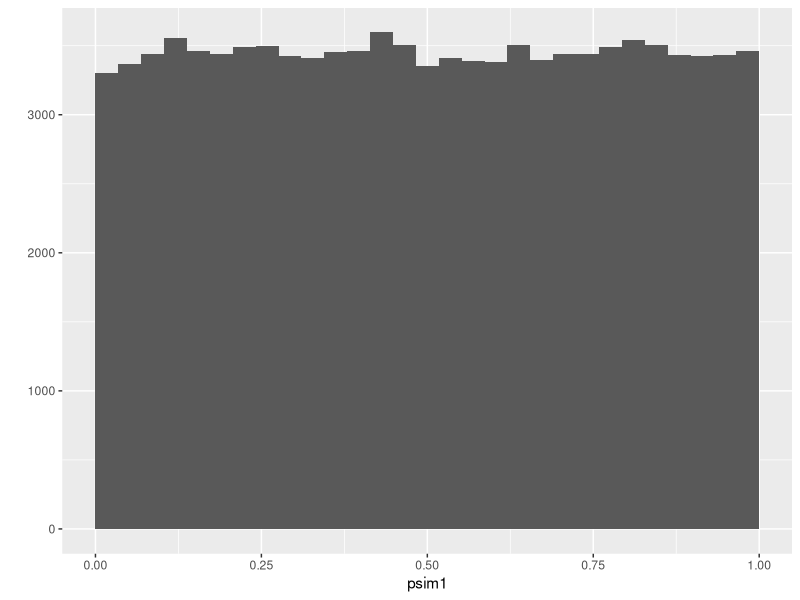
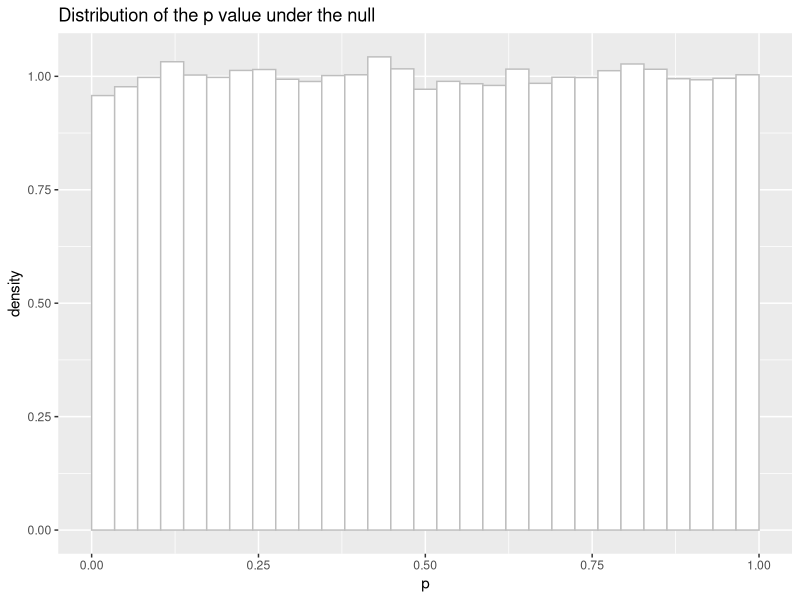
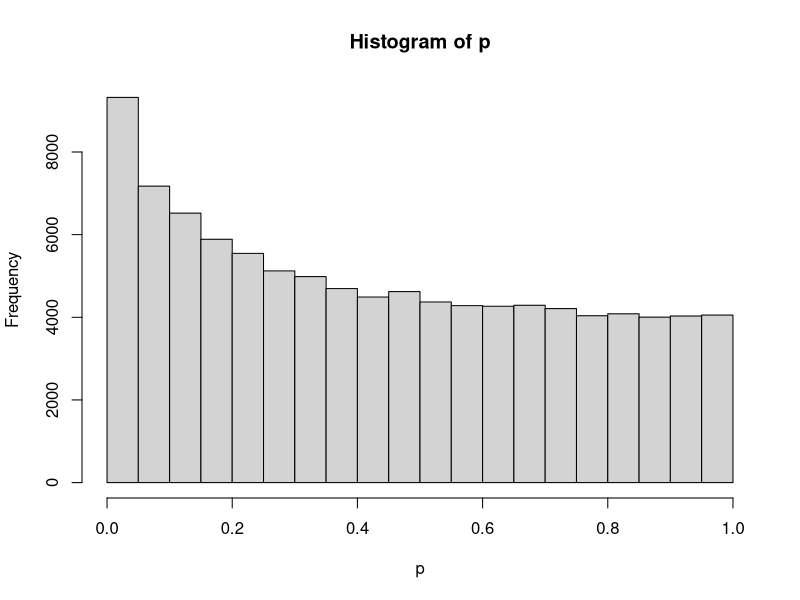
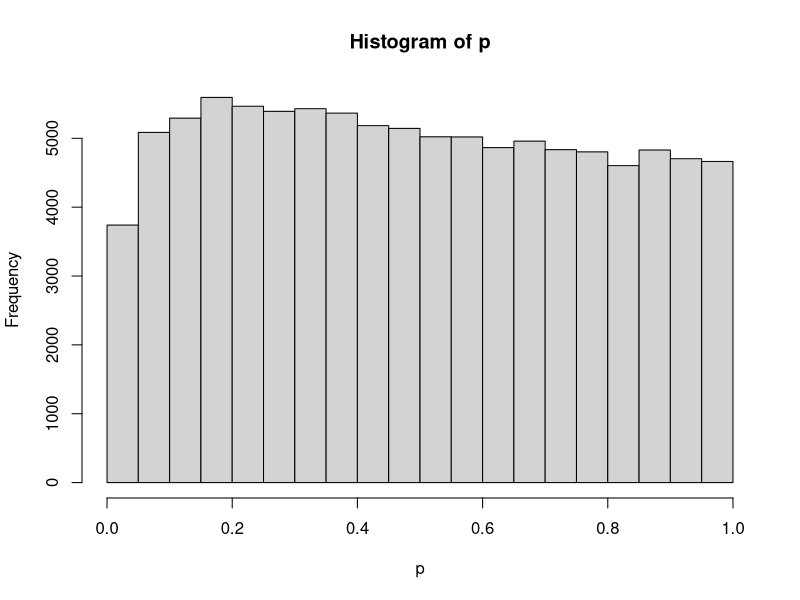
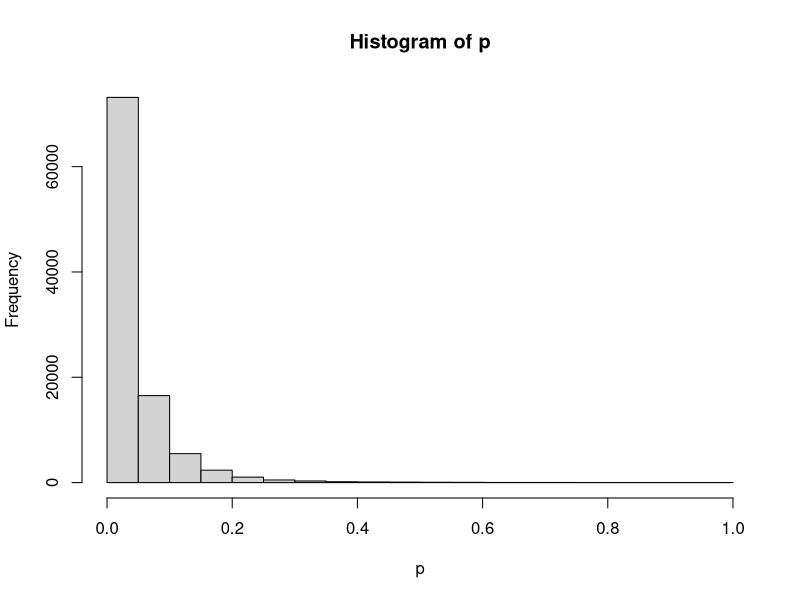

These figures' R source, in order:
## ---- chunk 1
knitr::opts_chunk$set(echo=TRUE, comment=NULL)
## ---- chunk 2
library("tidyverse")
## ---- chunk 3
R = 100000 # Number of replicated
n = 10     # Group size

psim1 = replicate(R, {
    x = rnorm(n, mean=0, sd=1)
    y = rnorm(n, mean=0, sd=1)
    
    t = t.test(x, y)
    t$p.value
})
## ---- chunk 4
qplot(psim1, geom="histogram", breaks=seq(0, 1, len=30))
## ---- chunk 5
ggplot(tibble(p=psim1), aes(p, ..density..)) +
    geom_histogram(breaks=seq(0, 1, len=30),
                   fill='white', colour='gray') +
    ggtitle("Distribution of the p value under the null")
## ---- chunk 6
test<-function(n=10,moy=0,et=1){
  X=rnorm(n,0,1)
  Y=rnorm(n,moy,et)
  
  result=t.test(X,Y)
  
  result$p.value
}

testexp<-function(n=10,rate=1){
  X=rexp(n,1)
  Y=rexp(n,rate)
  
  result=t.test(X,Y)
  
  result$p.value
}

## ---- chunk 7
p = replicate(100000, test(moy=0.3))
## ---- chunk 8
hist(p)
## ---- chunk 9
p = replicate(100000, testexp(rate=1))

## ---- chunk 10
hist(p)
## ---- chunk 11
p = replicate(100000, testexp(rate=5))
## ---- chunk 12
hist(p)
